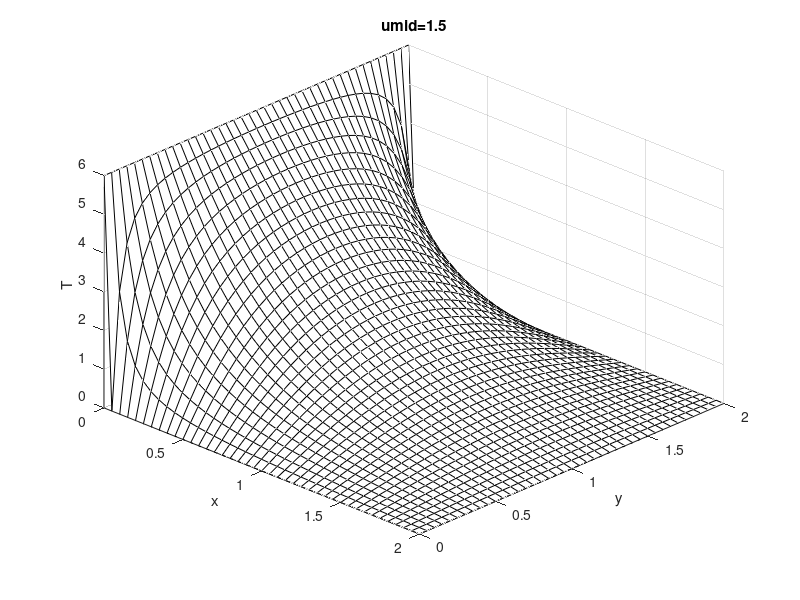

Write the MATLAB code that produced this figure.
% sample solution for Lab 8, Q 1.
% by martin king, 31 Aug 2008
%------------------------------
% solves 2D Laplace Equation by SOR Gauss-Seidel iteration.
% 0=u_xx+u_yy in domain [0,2]x[0,2]
% bc's: one side u=6, 3 sides u=0. 
% ic: u=0.

clear all; close all;
format long;

xmin=0.; xmax=2.0; ymin=0.; ymax=2.0;  % defining domain
dx=0.05; dy=0.05;  % grid spacing
x=[xmin:dx:xmax]; y=[ymin:dy:ymax];  % defining mesh
[X,Y]=meshgrid(x,y);
[nx,ny]=size(X);  % setting number of grid points

Thot=6.0; Tcold=0.;  % boundary values
wallhot=find(X==xmin);  % grid point indices for hot wall
wallcold=find(X==xmax|Y==ymin|Y==ymax);  % grid point indices for cold wall

u=zeros(nx,ny);
u(wallcold)=Tcold; u(wallhot)=Thot; %boundary conditions
uold=u;
alpha=0.9; %-1<alpha<1; negative for under-relaxation, positive for over-relaxation 
xmid=ceil(nx/2);ymid=ceil(ny/2);
err=1;  %so that first iteration must run
iter=0;
while err>=0.5e-10
    for ix=2:nx-1
      for iy=2:ny-1
          u(iy,ix)=(1+alpha)*0.25*(u(iy,ix-1)+u(iy,ix+1)+u(iy-1,ix)+u(iy+1,ix))-alpha*uold(iy,ix);
      end
    end
err=norm(u-uold);
uold=u;
iter=iter+1
end

% 
%plotting
        mesh(X,Y,u), axis([0 2 0 2 0. 6]), view(44,38);
        xlabel x, ylabel y, zlabel T
        colormap(1e-6*[1 1 1]); 
        
        title(['umid=',num2str(u(xmid,ymid))]);
        umid=u(xmid,ymid)
%

        
    
    
    
    








